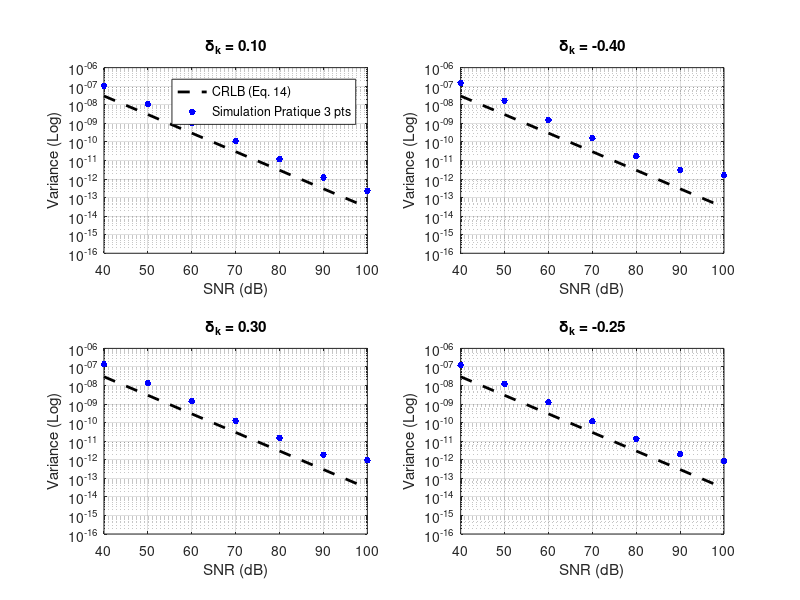

Here is the MATLAB script that generated this plot:
%% ÉVALUATION STATISTIQUE WMIpDFT (3 POINTS) SOUS BRUIT AWGN
clear; clc; close all;

fprintf('=== SIMULATION DE MONTE-CARLO : WMIpDFT (3 POINTS) ===\n');

% Paramètres de la simulation
M = 1024;                   % Taille de la FFT
fs = 1000;                  % Fréquence d'échantillonnage
t = 0:1/fs:(M-1)/fs;        % Axe temps
A = 1;                      % Amplitude du signal
bin_k = 15;                 % Bin de référence
win = hann(M, 'periodic');  % Fenêtre de Hanning (H=2)

% Paramètres de l'étude
deltas_test = [0.10, -0.40, 0.30, -0.25];
snr_db = 40:10:100;         % SNR de 40 dB à 100 dB
N_runs = 1000;              % Nombre de tirages Monte-Carlo par point

% Préparation de la figure (4 subplots)
figure('Name', 'Variance WMIpDFT 3 points', 'Color', 'white', 'Position', [100, 100, 1000, 800]);

for d_idx = 1:length(deltas_test)
    delta_vrai = deltas_test(d_idx);
    f_vrai = (bin_k + delta_vrai) * (fs / M);
    
    var_sim = zeros(1, length(snr_db));
    crlb = zeros(1, length(snr_db));
    
    fprintf('Calcul pour delta = %.2f...\n', delta_vrai);
    
    for s_idx = 1:length(snr_db)
        snr_actuel = snr_db(s_idx);
        
        % Calcul de l'écart-type du bruit temporel à partir du SNR
        % SNR_dB = 10*log10( P_signal / P_bruit )
        % P_signal pour un cosinus = A^2 / 2
        P_sig = (A^2) / 2;
        P_noise = P_sig / (10^(snr_actuel / 10));
        sigma_n = sqrt(P_noise);
        
        % Calcul de la Borne de Cramer-Rao (Eq. 14)
        crlb(s_idx) = (6 / pi^2) * (sigma_n^2 / (M * A^2));
        
        erreurs_run = zeros(1, N_runs);
        
        % --- MONTE-CARLO ---
        for run = 1:N_runs
            % Phase initiale aléatoire (crucial pour une bonne moyenne stat)
            phase = rand() * 2 * pi;
            
            % Génération du signal pur + Bruit Blanc Gaussien
            sig_pur = A * cos(2*pi*f_vrai*t + phase);
            bruit = sigma_n * randn(1, M);
            sig_bruite = sig_pur + bruit;
            
            % FFT
            P1 = abs(fft(sig_bruite .* win'));
            
            % Pour éviter que le bruit ne fasse sauter le max de case à faible SNR, 
            % on fixe la recherche autour du vrai bin connu
            l = bin_k + 1; 
            
            % Extraction des 3 points (Voisin Gauche, Centre, Voisin Droit)
            X_g = P1(l-1);
            X_c = P1(l);
            X_d = P1(l+1);
            
            % Application de la formule WMIpDFT (3 points, H=2)
            alpha_3 = (X_d - X_g) / (X_g + X_d + 2*X_c);
            delta_estime = 2 * alpha_3;
            
            % Stockage de l'erreur absolue
            erreurs_run(run) = delta_estime - delta_vrai;
        end
        
        % Calcul de la variance expérimentale sur les 1000 tirages
        var_sim(s_idx) = var(erreurs_run);
    end
    
    % --- AFFICHAGE DU SUBPLOT ---
    subplot(2, 2, d_idx);
    semilogy(snr_db, crlb, 'k--', 'LineWidth', 2); hold on;
    semilogy(snr_db, var_sim, 'b.', 'MarkerSize', 15);
    
    title(sprintf('\\delta_k = %.2f', delta_vrai));
    xlabel('SNR (dB)');
    ylabel('Variance (Log)');
    grid on;
    
    % Fixation stricte des axes pour comparer loyalement avec l'image 2 pts
    ylim([10^-16, 10^-6]); 
    xlim([40, 100]);
    
    if d_idx == 1
        legend('CRLB (Eq. 14)', 'Simulation Pratique 3 pts', 'Location', 'NorthEast');
    end
end

fprintf('Terminé !\n');
